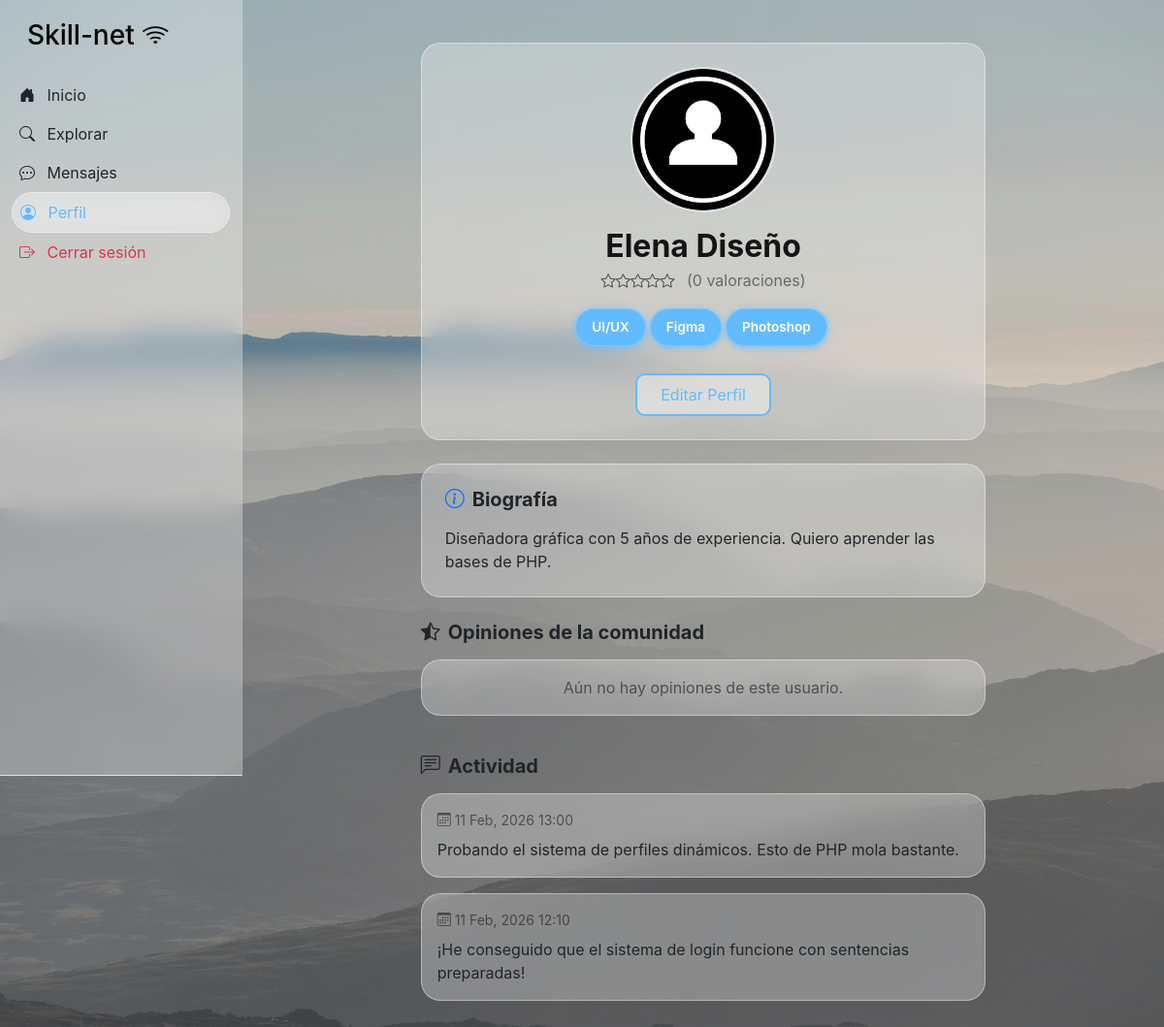
The page /perfil.php (signed in) on the database its author committed.
### tables this page shows
CREATE TABLE IF NOT EXISTS usuarios (
    id INT AUTO_INCREMENT PRIMARY KEY,
    nombre VARCHAR(100) NOT NULL,
    email VARCHAR(150) NOT NULL UNIQUE,
    password VARCHAR(255) NOT NULL,
    habilidades TEXT,  
    bio TEXT,
    avatar VARCHAR(255) DEFAULT 'default.png',
    fecha_registro TIMESTAMP DEFAULT CURRENT_TIMESTAMP
);

CREATE TABLE IF NOT EXISTS publicaciones (
    id INT AUTO_INCREMENT PRIMARY KEY,
    id_usuario INT NOT NULL,
    contenido TEXT NOT NULL,
    fecha_publicacion TIMESTAMP DEFAULT CURRENT_TIMESTAMP,
    FOREIGN KEY (id_usuario) REFERENCES usuarios(id) ON DELETE CASCADE
);

### phpscripts/perfilLogic.php (called while the page is built, shortened)
<?php
include 'phpscripts/dbconn.php';
$perfil_id = isset($_GET['id']) ? intval($_GET['id']) : $_SESSION['user_id'];
$mi_id = $_SESSION['user_id'];
$stmt_rep = $conn->prepare("SELECT AVG(puntuacion) as promedio, COUNT(*) as total FROM valoraciones WHERE id_valorado = ?");
$stmt_rep->bind_param("i", $perfil_id);
$stmt_rep->execute();
$stats = $stmt_rep->get_result()->fetch_assoc();
$stmt = $conn->prepare("SELECT nombre, email, habilidades, bio, avatar FROM usuarios WHERE id = ?");
$stmt->bind_param("i", $perfil_id);
$stmt->execute();
$user_perfil = $stmt->get_result()->fetch_assoc();
$stmt_comm = $conn->prepare("SELECT v.*, u.nombre, u.avatar FROM valoraciones v JOIN usuarios u ON v.id_valorador = u.id WHERE v.id_valorado = ? ORDER BY v.id DESC");
$stmt_comm->bind_param("i", $perfil_id);
$stmt_comm->execute();
$res_comm = $stmt_comm->get_result();
if (!empty($user_perfil['avatar']) && file_exists("img/" . $user_perfil['avatar'])) {
    $fotoPerfil = $user_perfil['avatar'];
} else {
    $fotoPerfil = "user.png";
}
?>

### perfil.php (the view, shortened to what this page needs)
<?php include 'phpscripts/perfilLogic.php'; ?>
<!DOCTYPE html>
<html lang="es">
<head>
    <link href="https://cdn.jsdelivr.net/npm/bootstrap@5.3.0/dist/css/bootstrap.min.css" rel="stylesheet">
    <link rel="stylesheet" href="https://cdn.jsdelivr.net/npm/bootstrap-icons@1.11.0/font/bootstrap-icons.css">
    <link href="https://fonts.cdnfonts.com/css/sf-pro-display" rel="stylesheet">
    <link rel="stylesheet" href="css/fonts.css">
    <link rel="stylesheet" href="css/style.css">
</head>
<body>
    <div class="container-fluid">
        <div class="row">
            <?php include("phpscripts/navbar.php"); ?>
            <main class="main-content">
                <div class="container mt-4">
                    <div class="row justify-content-center">
                        <div class="col-md-10 col-lg-8">
                            <div class="card usr-search mb-4">
                                <div class="card-body p-4 text-center">
                                    <img src="img/<?php echo $fotoPerfil; ?>"
                                        class="rounded-circle mb-3 img-perfil-crop img-perfil-grande mx-auto">
                                    <h2 class="fw-bold text-dark mb-1">
                                        <?php echo htmlspecialchars($user_perfil['nombre']); ?>
                                    </h2>
                                    <div class="mb-3">
                                        <?php
                                        $rating = round($stats['promedio'] ?? 0);
                                        for ($i = 1; $i <= 5; $i++)
                                            echo ($i <= $rating) ? '<i class="bi bi-star-fill text-warning"></i>' : '<i class="bi bi-star text-muted"></i>';
                                        ?>
                                        <span class="ms-2 text-black-50">(<?php echo $stats['total']; ?>
                                            valoraciones)</span>
                                    </div>
                                    <div class="mb-4">
                                        <?php
                                        $tags = explode(",", $user_perfil['habilidades'] ?? '');
                                        foreach ($tags as $tag)
                                            if (!empty(trim($tag)))
                                                echo '<span class="tag-pill me-1 p-2 px-3 d-inline-block mb-1">' . htmlspecialchars(trim($tag)) . '</span>';
                                        ?>
                                    </div>
                                    <div class="d-flex gap-2 justify-content-center">
                                        <?php if ($perfil_id == $mi_id): ?>
                                            <a href="editar_perfil.php"
                                                class="btn-usr-search px-4 text-decoration-none">Editar Perfil</a>
                                        <?php endif; ?>
                                    </div>
                                </div>
                            </div>
                            <div class="card usr-search mb-4">
                                <div class="card-body p-4">
                                    <h5 class="fw-bold mb-3"><i
                                            class="bi bi-info-circle me-2 text-primary"></i>Biografía</h5>
                                    <p class="text-dark mb-0">
                                        <?php echo nl2br(htmlspecialchars($user_perfil['bio'] ?? 'Sin biografía disponible.')); ?>
                                    </p>
                                </div>
                            </div>
                            <h5 class="fw-bold mb-3 text-dark"><i class="bi bi-star-half me-2"></i>Opiniones de la
                                comunidad</h5>
                            <div class="row mb-4">
                                <?php if ($res_comm->num_rows > 0): ?>
                                    <?php while ($com = $res_comm->fetch_assoc()): ?>
                                        <div class="col-12 mb-2">
                                            <div class="card usr-search border-0">
                                                <div class="card-body p-3">
                                                    <div class="d-flex align-items-center mb-2">
                                                        <img src="img/<?php echo (!empty($com['avatar']) && file_exists('img/' . $com['avatar'])) ? $com['avatar'] : 'user.png'; ?>"
                                                            class="rounded-circle me-2 img-perfil-crop"
                                                            style="width: 30px; height: 30px;">
                                                        <span class="fw-bold small text-dark me-2">
                                                            <?php echo htmlspecialchars($com['nombre']); ?>
                                                        </span>
                                                        <div>
                                                            <?php for ($i = 1; $i <= 5; $i++)
                                                                echo ($i <= $com['puntuacion']) ? '<i class="bi bi-star-fill text-warning small"></i>' : '<i class="bi bi-star text-muted small"></i>'; ?>
                                                        </div>
                                                    </div>
                                                    <?php if (!empty($com['comentario'])): ?>
                                                        <p class="mb-0 text-dark small italic" style="font-style: italic;">
                                                            "
                                                            <?php echo htmlspecialchars($com['comentario']); ?>"
                                                        </p>
                                                    <?php else: ?>
                                                        <p class="mb-0 text-muted small">Sin comentario escrito.</p>
                                                    <?php endif; ?>
                                                </div>
                                            </div>
                                        </div>
                                    <?php endwhile; ?>
                                <?php else: ?>
                                    <div class="col-12">
                                        <div class="alert alert-light text-center border-0 usr-search">Aún no hay opiniones
                                            de este usuario.</div>
                                    </div>
                                <?php endif; ?>
                            </div>
                            <h5 class="fw-bold mb-3 text-dark"><i class="bi bi-chat-left-text me-2"></i>Actividad</h5>
                            <?php
                            $stmt_posts = $conn->prepare("SELECT contenido, fecha_publicacion FROM publicaciones WHERE id_usuario = ? ORDER BY fecha_publicacion DESC");
                            $stmt_posts->bind_param("i", $perfil_id);
                            $stmt_posts->execute();
                            $res_posts = $stmt_posts->get_result();
                            if ($res_posts->num_rows > 0) {
                                while ($post = $res_posts->fetch_assoc()) { ?>
                                    <div class="card usr-search mb-3">
                                        <div class="card-body p-3">
                                            <small class="text-black-50 d-block mb-2">
                                                <i
                                                    class="bi bi-calendar3 me-1"></i><?php echo date("d M, Y H:i", strtotime($post['fecha_publicacion'])); ?>
                                            </small>
                                            <p class="mb-0 text-dark"><?php echo nl2br(htmlspecialchars($post['contenido'])); ?>
                                            </p>
                                        </div>
                                    </div>
                                <?php }
                            } else {
                                echo '<div class="alert alert-light text-center border-0 usr-search">Sin publicaciones.</div>';
                            } ?>
                        </div>
                    </div>
                </div>
            </main>
        </div>
    </div>
</body>
</html>

### phpscripts/navbar.php (shortened to what this page needs)
<?php
$pagina_actual = basename($_SERVER['PHP_SELF']);
?>
<nav class="d-md-block sidebar sticky-top border-bottom border-md-end">
    <div class="position-sticky">
        <h3 class="px-3 mb-4 d-none d-md-block">Skill-net <i class="bi bi-wifi"></i></h3>
        <ul class="nav flex-row flex-md-column justify-content-around w-100">
            <li class="nav-item">
                <a class="nav-link p-2 <?php echo ($pagina_actual == 'index.php') ? 'actual-page' : 'text-dark'; ?>" href="index.php">
                    <i class="bi bi-house-door-fill"></i>
                    <span class="d-none d-md-inline ms-2">Inicio</span>
                </a>
            </li>
            <li class="nav-item">
                <a class="nav-link p-2 <?php echo ($pagina_actual == 'buscar.php') ? 'actual-page' : 'text-dark'; ?>" href="buscar.php">
                    <i class="bi bi-search"></i>
                    <span class="d-none d-md-inline ms-2">Explorar</span>
                </a>
            </li>
            <li class="nav-item">
                <a class="nav-link p-2 <?php echo ($pagina_actual == 'mensajes.php') ? 'actual-page' : 'text-dark'; ?>" href="mensajes.php">
                    <i class="bi bi-chat-dots"></i>
                    <span class="d-none d-md-inline ms-2">Mensajes</span>
                </a>
            </li>
            <li class="nav-item">
                <a class="nav-link p-2 <?php echo ($pagina_actual == 'perfil.php') ? 'actual-page' : 'text-dark'; ?>" href="perfil.php">
                    <i class="bi bi-person-circle"></i>
                    <span class="d-none d-md-inline ms-2">Perfil</span>
                </a>
            </li>
            <li class="nav-item">
                <a class="nav-link text-danger p-2" href="phpscripts/logout.php">
                    <i class="bi bi-box-arrow-right"></i>
                    <span class="d-none d-md-inline ms-2">Cerrar sesión</span>
                </a>
            </li>
        </ul>
    </div>
</nav>

### css/style.css (style rules this page uses)
body { font-family: 'SF Pro Display', sans-serif; background: linear-gradient(rgba(18, 18, 18, 0.2), rgba(18, 18, 18, 0.2)), url(../img/wall1.avif); background-size: cover; background-position: center; background-repeat: no-repeat; background-attachment: fixed; color: black; min-height: 100vh; margin: 0; }
.sidebar { height: 100vh; position: fixed; top: 0; left: 0; width: 250px; padding-top: 20px; background: white; z-index: 1000; background: rgba(255, 255, 255, 0.3) !important; backdrop-filter: blur(15px); border-right: 1px solid rgba(255, 255, 255, 0.1) !important; }
.main-content { margin-left: 250px; padding: 20px; width: calc(100% - 250px); }
.img-perfil-crop { object-fit: cover !important; object-position: center !important; border: 2px solid #dee2e6; }
.img-perfil-grande { width: 150px; height: 150px; }
.tag-pill { background-color: rgba(98, 187, 255, 1); border: 1px solid rgba(147, 208, 255, 0.5); box-shadow: 0 2px 8px rgba(98, 187, 255, 0.8); border-radius: 25px; color: white; font-size: small; font-weight: bold; }
.main-content h2, .main-content p.text-muted { color: rgba(0, 0, 0, 0.9) !important; }
.main-content .usr-search { background-color: rgba(250, 250, 250, 0.3) !important; border: 1px solid rgba(250, 250, 250, 0.4) !important; backdrop-filter: blur(15px); -webkit-backdrop-filter: blur(15px); border-radius: 20px; transition: all 0.3s cubic-bezier(0.4, 0, 0.2, 1); overflow: hidden; }
.btn-usr-search { text-decoration: none; padding-left: 1rem; padding-right: 1rem; padding-top: 0.5rem; padding-bottom: 0.5rem; background-color: rgba(255, 255, 255, 0.4); border: 2px solid rgba(98, 187, 255, 1); color: rgba(98, 187, 255, 1); border-radius: 10px; transition: all 0.3s ease; }
.actual-page { color: rgba(98, 187, 255, 1); background-color: rgba(250, 250, 250, 0.3) !important; border: 1px solid rgba(250, 250, 250, 0.4) !important; backdrop-filter: blur(15px); -webkit-backdrop-filter: blur(15px); border-radius: 100px; }
.bi-star-fill, .bi-star { font-size: 0.95rem; }
.tag-pill { display: inline-block; background-color: rgba(98, 187, 255, 1); border: 1px solid rgba(147, 208, 255, 0.5); color: white; border-radius: 20px; font-size: 0.85rem; font-weight: 600; }

### rows shown on the page
usuarios: avatar (placeholder picture), nombre "Elena Diseño", habilidades "UI/UX", habilidades "Figma", habilidades "Photoshop", bio "Diseñadora gráfica con 5 años de experiencia. Quiero aprender las bases de PHP."
publicaciones: fecha_publicacion "11 Feb, 2026 13:00", contenido "Probando el sistema de perfiles dinámicos. Esto de PHP mola bastante."
publicaciones: fecha_publicacion "11 Feb, 2026 12:10", contenido "¡He conseguido que el sistema de login funcione con sentencias preparadas!"

### other values the page prints
$stats['total'] "0"
